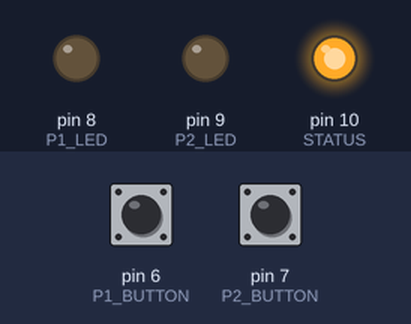
Bench run of a sketch on a simulated Arduino Uno, built with avr-gcc and run on an emulated ATmega328P. Parts: output pins drawn as LEDs (lit = HIGH). The test bench sets the inputs (shaded band); at power-on: pin 6 (P1_BUTTON) HIGH, pin 7 (P2_BUTTON) HIGH. Random numbers use the default seed unless the sketch sets one.

Above: at 4.6 s.
4.7 s: pin 6 (P1_BUTTON) pulled LOW for 0.15 s
At 5.5 s:
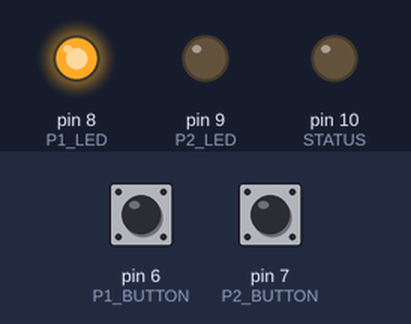
At 11.3 s:
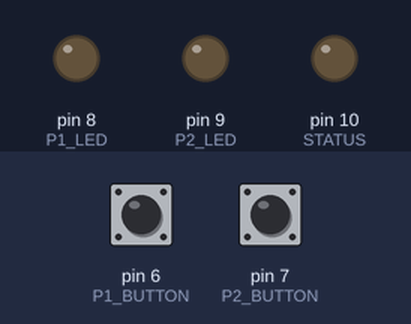
Timing chart, 0 to 18.0 s (numbered marks = the images above; inputs shaded):
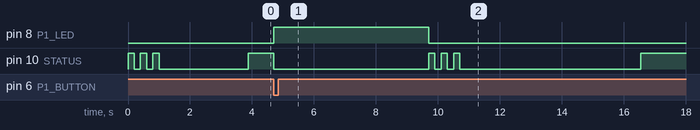

The sketch:

ReactionGame.ino
```cpp
int P1_LED = 8;
int P2_LED = 9;
int STATUS = 10;
int P1_BUTTON = 6;
int P2_BUTTON = 7;

boolean p1Cheater = false;
boolean p2Cheater = false;

void setup() {
  pinMode(P1_BUTTON, INPUT_PULLUP);
  pinMode(P2_BUTTON, INPUT_PULLUP);
  pinMode(P1_LED, OUTPUT);
  pinMode(P2_LED, OUTPUT);
  pinMode(STATUS, OUTPUT);
  randomSeed(analogRead(0));

  Serial.begin(9600);
}

void loop() {
  p1Cheater = false;
  p2Cheater = false;

  digitalWrite(P1_LED, LOW);
  digitalWrite(P2_LED, LOW);

  digitalWrite(STATUS, HIGH);
  delay(200);
  digitalWrite(STATUS, LOW);
  delay(200);
  digitalWrite(STATUS, HIGH);
  delay(200);
  digitalWrite(STATUS, LOW);
  delay(200);
  digitalWrite(STATUS, HIGH);
  delay(200);
  digitalWrite(STATUS, LOW);
  delay(200);

  delay(random(5000) + 2500);

  int p1 = digitalRead(P1_BUTTON);
  int p2 = digitalRead(P2_BUTTON);

  if (p1 == LOW) p1Cheater = true;
  if (p2 == LOW) p2Cheater = true;

  if (p1Cheater || p2Cheater) {
    flashCheaters();
    delay(2000);
  } else {
    digitalWrite(STATUS, HIGH);
    boolean waiting = true;

    while (waiting) {
      p1 = digitalRead(P1_BUTTON);
      p2 = digitalRead(P2_BUTTON);

      if (p1 == LOW) {
        digitalWrite(STATUS, LOW);
        digitalWrite(P1_LED, HIGH);
        delay(5000);
        waiting = false;
      } else if (p2 == LOW) {
        digitalWrite(STATUS, LOW);
        digitalWrite(P2_LED, HIGH);
        delay(5000);
        waiting = false;
      }
    }
  }
}

void flashCheaters() {
  for (int i = 0; i < 10; i++) {
    digitalWrite(STATUS, HIGH);
    if (p1Cheater) digitalWrite(P1_LED, HIGH);
    if (p2Cheater) digitalWrite(P2_LED, HIGH);
    delay(100);
    digitalWrite(STATUS, LOW);
    if (p1Cheater) digitalWrite(P1_LED, LOW);
    if (p2Cheater) digitalWrite(P2_LED, LOW);
    delay(100);
  }
}
```

Measured:
- after the input at 4.7 s, pin 8 (P1_LED): LOW → HIGH at once, → LOW 5.0 s later; pin 10 (STATUS): HIGH → LOW at once, then repeats every 0.40 s: HIGH 0.20 s, LOW 0.20 s
- by itself, pin 10 (STATUS): repeats every 0.40 s: LOW 0.20 s, HIGH 0.20 s
